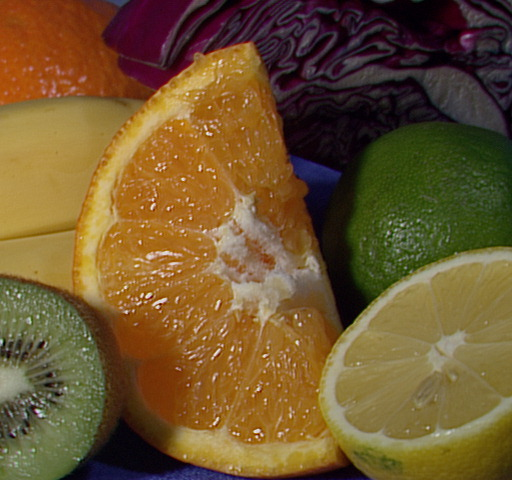
//> input picture CLUSTERING-OHLANDER/Images/fruits.jpg, 512 x 480 px
$ ./CannyEdgeDetector ../CLUSTERING-OHLANDER/Images/fruits.jpg   (built with g++ and OpenCV 4)
//> lines starting //> are read from the running program, lines starting //| are printed output that depends on the picture
#include <iostream>
#include <cstdio>
#include <opencv2/opencv.hpp>
#include <math.h>

using namespace std;
using namespace cv;

Mat GaussianFilter(Mat& src, int size, int sigma);
Mat SobelApplication(Mat& src, int kernelSize);
Mat Thresholding(Mat& src, int maxG);

// Primo passo per l'algoritmo di Canny: Soppressione del rumore dell'immagine
// con un filtro, in questo caso usiamo il filtro Gaussiano.
Mat GaussianFilter(Mat& src, int size, int sigma) {
    // La prima matrice è la maschera Gaussiana da applicare all'immagine
    // per mezzo di convoluzione. La seconda matrice è l'immagine risultante
    // dall'operazione di applicazione del filtro Gaussiano.
    Mat kernel = Mat_<double>(size, size);
    Mat result = Mat(src.rows, src.cols, src.type());

    // Vengono calcolati il limite sinistro e quello di destro per poter
    // calcolare il kernel Gaussiano.
    int leftLimit = floor((kernel.rows/2)*(-1));
    int rightLimit = floor((kernel.cols/2)*(1));

    double summary = 0.0;
    double sum = 0.0;
    double pix = 0.0;

    double multConstant = 1/exp(-(pow(leftLimit, 2) + pow(leftLimit, 2)) / (2*pow(sigma,2)));

    // I due cicli for annidati permettono di calcolare la maschera da
    // applicare all'immagine e permette di calcolare la somma di tutti
    // gli elementi che compongono tale maschera. Il risultato di questa
    // operazione non è normalizzato.
    for(int i = leftLimit; i <= rightLimit; i++) {
        for(int j = leftLimit; j <= rightLimit; j++) {
            pix = exp(-(pow(i, 2) + pow(j, 2)) / (2*pow(sigma,2)));
            kernel.at<double>(i+rightLimit, j+rightLimit) = cvRound(pix * multConstant);
            sum += kernel.at<double>(i+rightLimit, j+rightLimit);
        }
    }

    // Per poter normalizzare il risultato dell'operazione allora ogni
    // elemento che compone il kernel deve essere rapportato alla
    // somma di tutti gli elementi della maschera.
    for(int i = 0; i < kernel.rows; i++) {
        for(int j = 0; j < kernel.cols; j++) {
            kernel.at<double>(i, j) /= sum;
        }
    }

    // La convoluzione è molto pesante dal punto di vista computazionale,
    // per cui di solito si sceglie di operare con degli array piuttosto
    // che con una matrice (non è questo il caso). I primi due cicli for
    // annidati scorrono sull'immagine di partenza fino ad un limite massimo
    // definito dalla grandezza della maschera, questo per non sforare i
    // limiti della matrice che definisce l'immagine di partenza.
    for(int i = 0; i <= src.rows-kernel.rows; i++) {
        for(int j = 0; j <= src.cols-kernel.cols; j++) {

            // I cicli for annidati più interni lavorano sulla maschera (kernel) e
            // scorrono dall'inizio fino alla fine della matrice del kernel.
            // L'operazione svolta all'interno dei due cicli for è quella di ottenere
            // la somma di tutti gli elementi della matrice dell'immagine inquadrati
            // nella maschera kernel, moltiplicati con i corrispettivi elementi del
            // kernel stesso.
            for(int x = 0; x < kernel.rows; x++) {
                for(int y = 0; y < kernel.cols; y++) {
                    summary += static_cast<double>(src.at<uchar>(x+i, y+j)) * kernel.at<double>(x, y);
                }
            }

            // Al termine dei due cicli for interni si assegna il valore della sommatoria
            // al pixel centrale della porzione di immagine inquadrata dalla maschera. Ed
            // ovviamente si riporta la sommatoria a 0.
            result.at<uchar>(i+1, j+1) = static_cast<uchar>((summary));
            summary = 0.0;

        }
    }

    // Alla fine si restituisce l'immagine risultante.
    return result;
}

Mat SobelApplication(Mat& src, int kernelSize) {
    // Volendo applicare il filtro di Sobel, allora bisogna creare prima di
    // tutto le due matrici per poter calcolare il gradiente in ognuno dei
    // pixel dell'immagine.
    Mat sobelX = (Mat_<int>(3, 3) << -1, 0, 1, -2, 0, 2, -1, 0, 1);
    Mat sobelY = (Mat_<int>(3, 3) << 1, 2, 1, 0, 0, 0, -1, -2, -1);

    // Dichiariamo alcune variabili necessarie al corretto funzionamento
    // dell'algoritmo.
    double modG = 0.0;
    double arcG = 0.0;
    double sumX = 0.0;
    double sumY = 0.0;
    double dirG = 0.0;
    double maxG = 0.0;

    // La prima matrice riguarda tutte le direzioni dei gradienti calcolati,
    // mentre la seconda matrice riguarda la magnitudine di ogni pixel. Ognuna
    // delle due matrici ha le stesse dimensioni dell'immagine originale, ed
    // è dello stesso tipo.
    Mat gradDirections = Mat(src.rows, src.cols, src.type());
    Mat gradModules = Mat(src.rows, src.cols, src.type());

    // Applicare Sobel all'immagine significa applicare la maschera, sia X che
    // Y per convoluzione. Cioè, si moltiplicano gli elementi della matrice
    // inquadrati dalla maschera con gli elementi della maschera stessi, e poi
    // si sommano per ottenere un unico numero. Dobbiamo stare attenti ai bordi
    // dell'immagine, ed infatti la maschera non deve andare oltre le dimensioni
    // dell'immagine stessa.
    for(int i = 0; i < src.rows-3; i++) {
        for(int j = 0; j < src.cols-3; j++) {

            for(int x = 0; x < sobelX.rows; x++) {
                for(int y = 0; y < sobelX.rows; y++) {
                    sumX += static_cast<double>(static_cast<int>(src.at<uchar>(x+i, y+j)) * sobelX.at<int>(x, y));
                    sumY += static_cast<double>(static_cast<int>(src.at<uchar>(x+i, y+j)) * sobelY.at<int>(x, y));
                }
            }

            // L'intensità del pixel viene calcolata come la somma dei
            // valori assoluti ottenuti dai cicli for più interni. Mentre
            // l'angolo della direzione viene calcolato attraverso
            // l'arcotangente del rapporto tra le due somme.
			sumX = abs(sumX);
			sumY = abs(sumY);
			modG = sumX + sumY;
			arcG = atan2(sumY, sumX);
			dirG = arcG*180/M_PI;

            // Ci occorre conoscere l'intensità massima dei pixel per le successive
            // elaborazioni, ed in particolare per la fase finale.
			if(modG > maxG) {
				maxG = modG;
			}

            // Dobbiamo stabilizzare il valore del pixel nel caso in cui esso
            // eccede il valore 255, oppure contestualmente è minore di 0.
			modG = modG > 255? 255: modG < 0? 0: modG;

            // Dobbiamo stabilizzare, e quindi normalizzare anche la direzione
            // del gradiente calcolata, nel caso in cui essa superi i 180 gradi o
            // sia minore di 0.
            if(dirG > 180) {
				while(dirG > 180) dirG -= 180;
			} else if(dirG < 0) {
				while(dirG < 0) dirG += 180;
			}

            // Dobbiamo verificare che la direzione del gradiente rientri in uno di
            // questi quattro casi, perchè potrebbe appartenere ad un bordo che va
            // in orizzontale, uno che va in verticale, uno che va in obliquo positivo
            // e uno che va in obliquo negativo. Questo è un processo approssimativo.
            if((dirG >= 0 && dirG < 22.5) || (dirG >= 157.5 && dirG <= 180)) {
                // Caso studiato::Orizzontale.
                dirG = 0;
            } else if(dirG >= 22.5 && dirG < 67.5) {
                // Caso studiato::Obliguo.
                // Da destra verso sinistra.
                dirG = 45;
            } else if(dirG >= 67.5 && dirG < 112.5) {
                // Caso studiato::Verticale.
                dirG = 90;
            } else if(dirG >= 112.5 && dirG < 157.5) {
                // Caso studiato::Obliquo.
                // Da sinistra verso destra.
                dirG = 135;
            }

            // Gli elementi calcolati vengono poi inseriti all'interno delle matrici
            // che sono state create appositamente per contenerli.
            gradDirections.at<uchar>(i, j) = dirG;
            gradModules.at<uchar>(i, j) = modG;

            // Si riportano i valori delle variabili a 0 per la prossima iterazione.
            sumX = 0.0;
            sumY = 0.0;
            modG = 0.0;
            arcG = 0.0;
            dirG = 0.0;

        }
    }

    // Un pixel fa parte di un contorno se esso ha intensità massima rispetto ai suoi vicini
    // più prossimi, quindi i pixel che si trovano a nord, a sud, a est, a ovest, oppure a
    // nord-ovest, nord-est, sud-est, sud-ovest. Questi corrispondono ai quattro casi possibili.
    // Per evitare di sforare la matrice dell'immagine si deve creare una nuova immagine con uno
    // spessore (pad) in modo tale che i pixel sui bordi abbiano i vicini più prossimi pari a 0.
    // Le dimensioni delle due nuove matrici quindi saranno pari a quelle delle matrici precedenti
    // con l'aggiunta del pad.
    int pad = floor(kernelSize/2);
    Mat paddedModules = Mat(gradModules.rows+pad, gradModules.cols+pad, gradModules.type());
    Mat paddedDirections = Mat(gradDirections.rows+pad, gradDirections.cols+pad, gradDirections.type());

    // Gli elementi delle due matrici vengono copiati all'interno delle due nuove matrici, facendo
    // attenzione ad inserirli in modo tale che vi sia un bordo di elementi pari a 0 su ogni lato
    // delle matrici, per poter effettuare i controlli successivi.
    for(int i = 0; i < gradModules.rows; i++) {
        for(int j = 0; j < gradModules.cols; j++) {
            paddedModules.at<uchar>(i+1, j+1) = gradModules.at<uchar>(i, j);
            paddedDirections.at<uchar>(i+1, j+1) = gradDirections.at<uchar>(i, j);
        }
    }

    // I due cicli for procedono sulla matrice con il pad. Ad ogni iterazione del ciclo più interno
    // si estrapolano i pixel più prossimi al pixel corrente, oltre che la sua direzione.
    for(int i = (pad-1); i < paddedModules.rows-(pad-1); i++) {
        for(int j = (pad-1); j < paddedModules.cols-(pad-1); j++) {
            int nord = paddedModules.at<uchar>(i-1, j);
            int sud = paddedModules.at<uchar>(i+1, j);
            int est = paddedModules.at<uchar>(i, j+1);
            int ovest = paddedModules.at<uchar>(i, j-1);
            int nest = paddedModules.at<uchar>(i-1, j+1);
            int sest = paddedModules.at<uchar>(i+1, j+1);
            int sovest = paddedModules.at<uchar>(i+1, j-1);
            int novest = paddedModules.at<uchar>(i-1, j-1);

            int currentDirection = paddedDirections.at<uchar>(i, j);
            int currentModules = paddedModules.at<uchar>(i, j);

            // Se il valore del pixel che teniamo in considerazione
            // è minore del valore dei pixel vicini, allora non deve
            // essere considerato come bordo dell'immagine. Significa
            // che l'intensità del pixel non è quella massima, quindi
            // deve essere soppressa.
            if(currentDirection == 0) {
                // Caso studiato::Orizzontale.
                if(currentModules < est || currentModules < ovest) {
                    paddedModules.at<uchar>(i, j) = 0;
                }
            } else if(currentDirection == 90) {
                // Caso studiato::Verticale.
                if(currentModules < nord || currentModules < sud) {
                    paddedModules.at<uchar>(i, j) = 0;
                }
            } else if(currentDirection == 45) {
                // Caso studiato::Obliquo.
                if(currentModules < novest || currentModules < sest) {
                    paddedModules.at<uchar>(i, j) = 0;
                }
            } else if(currentDirection == 135) {
                // Caso studiato::Obliquo.
                if(currentModules < nest || currentModules < sovest) {
                    paddedModules.at<uchar>(i, j) = 0;
                }
            }
        }
    }

    // La fase finale dell'algoritmo consiste nel fare il threshold
    // sull'immagine ottenuta dall'operazione di Sobel. La funzione
    // quindi prende in input la matrice delle intensità dei pixel
    // dell'immagine e l'intensità massima.
    Mat thresholding = Thresholding(paddedModules, maxG);

    // Si restituisce il risultato finale delle operazioni.
    return thresholding;
}

Mat Thresholding(Mat& src, int maxG) {
    Mat resultImage = Mat(src.rows, src.cols, src.type());

    // Ci occorrono le due soglie per effettuare l'ultima operazione
    // dell'algoritmo, vengono calcolate entrambe considerando l'intensità
    // massima dei pixel dell'immagine.
    int tLow = cvRound(maxG*0.05);
    int tHigh = cvRound(maxG*0.1);

    // I cicli for annidati sono scorrono sull'immagine data in input
    // per poter verificare pixel per pixel se rispettano i vincoli
    // imposti, ossia che l'intensità del pixel corrente sia maggiore
    // della soglia tHigh, se non supera questa soglia, allora deve
    // essere almeno superiore a tLow e sarà considerato solo se supera
    // la soglia tLow e sia collegato ad un pixel del primo tipo.
    for(int i = 0; i < resultImage.rows; i++) {
        for(int j = 0; j < resultImage.cols; j++) {
            if(src.at<uchar>(i, j) > tHigh) {
                resultImage.at<uchar>(i, j) = 255;
            } else if(src.at<uchar>(i, j) < tLow) {
                resultImage.at<uchar>(i, j) = 0;
            } else if(src.at<uchar>(i, j) <= tHigh && src.at<uchar>(i, j) >= tLow) {
                // Il flag booleano ci dirà se il pixel deve essere considerato come
                // bordo oppure no.
                bool canCheck = false;

                // [13 lines of commented-out code are left out]
                int nord = src.at<uchar>(i-1, j);
                int sud = src.at<uchar>(i+1, j);
                int est = src.at<uchar>(i, j+1);
                int ovest = src.at<uchar>(i, j-1);
                int nest = src.at<uchar>(i-1, j+1);
                int sest = src.at<uchar>(i+1, j+1);
                int sovest = src.at<uchar>(i+1, j-1);
                int novest = src.at<uchar>(i-1, j-1);

                // Se uno di questi è un pixel che rispetta la prima condizione allora può essere
                // considerato come un bordo dell'immagine.
                if(nord > tHigh || sud > tHigh || est > tHigh || ovest > tHigh || nest > tHigh || sest > tHigh || sovest > tHigh || novest > tHigh) {
                    canCheck = true;
                }

                // Se il flag è true, allora viene considerato. Altrimenti
                // semplicemente viene ignorato.
                if(canCheck) {
                    resultImage.at<uchar>(i, j) = 255;
                } else {
                    resultImage.at<uchar>(i, j) = 0;
                }
            }
        }
    }

    // Alla fine si restituisce il risultato finale.
    return resultImage;
}

int main(int argc, char *argv[]) {
    // Si prende in input l'immagine iniziale sulla quale applicare l'algoritmo
    // di Canny Edge Detector.
    string inputFile = argv[1];
    Mat inputImage = imread(inputFile, IMREAD_GRAYSCALE);
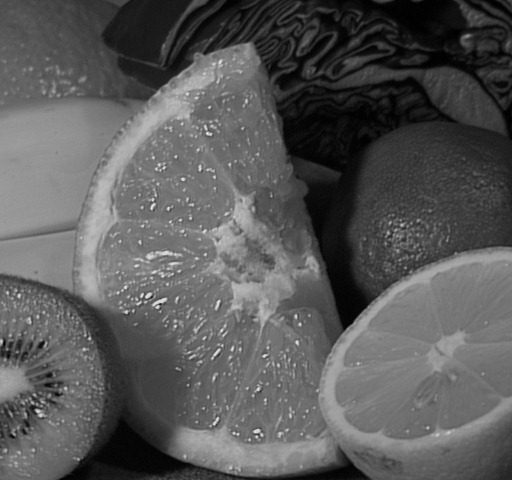
//> inputImage: 480 rows x 512 cols, CV_8UC1; min 0, max 238, mean 88.7

    // Utilizzo della funzione di soppressione del rumore con filtro
    // Gaussiano scritta da capo.
    Mat gaussianFilter = GaussianFilter(inputImage, 3, 3);
//> after the loop in GaussianFilter, `for(int i = 0; i <= src.rows-kernel.rows; i++)`: summary = 0

    // Per un confronto, utilizzo della funzione di soppressione del rumore
    // con filtro Gaussiano di OpenCv.
    Mat workGBlur = Mat(inputImage);
    workGBlur = inputImage.clone();
    cv::GaussianBlur(inputImage, workGBlur, cv::Size(3, 3), 3);

    // Utilizzo della funzione di applicazione del filtro di Sobel,
    // oltre che l'applicazione del threshold sul risultato finale.
    Mat sobelApplication = SobelApplication(gaussianFilter, 3);
//> after the loop in SobelApplication, `for(int i = 0; i < src.rows-3; i++)`:
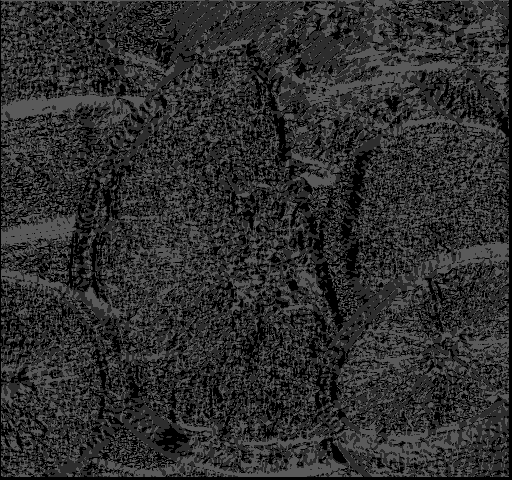
//> gradDirections: 480 rows x 512 cols, CV_8UC1; min 0, max 90, mean 46
//> after the loop in SobelApplication, `for(int i = 0; i < src.rows-3; i++)`:
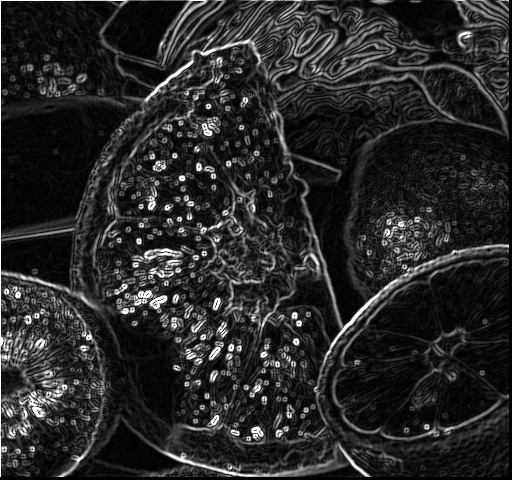
//> gradModules: 480 rows x 512 cols, CV_8UC1; min 0, max 255, mean 40.7
//> after the loop in SobelApplication, `for(int i = 0; i < src.rows-3; i++)`: maxG = 662
//> after the loop in SobelApplication, `for(int i = 0; i < gradModules.rows; i++)`:
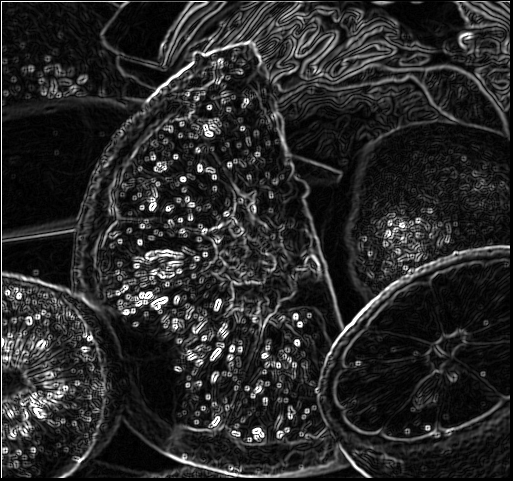
//> paddedModules: 481 rows x 513 cols, CV_8UC1; min 0, max 255, mean 40.5
//> after the loop in SobelApplication, `for(int i = 0; i < gradModules.rows; i++)`:
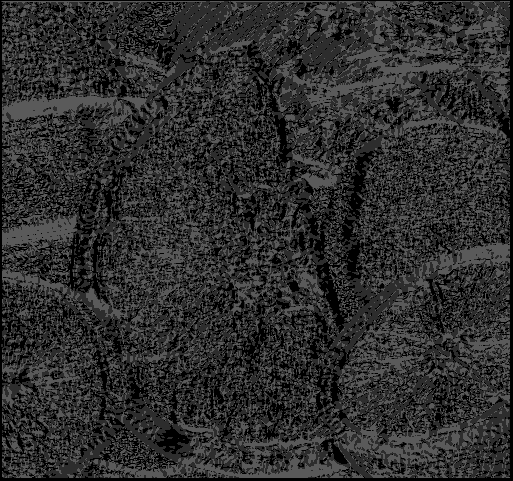
//> paddedDirections: 481 rows x 513 cols, CV_8UC1; min 0, max 90, mean 45.8
//> after the loop in SobelApplication, `for(int i = (pad-1); i < paddedModules.rows-(pad-1); i++)`:
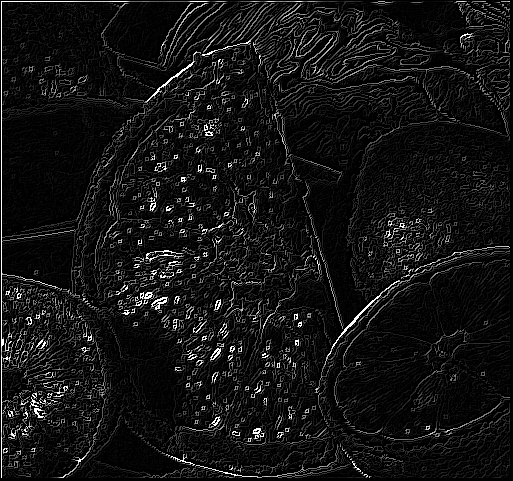
//> paddedModules: 481 rows x 513 cols, CV_8UC1; min 0, max 255, mean 19.6
//> in Thresholding, `int tLow = cvRound(maxG*0.05);`: tLow = 33
//> in Thresholding, `int tHigh = cvRound(maxG*0.1);`: tHigh = 66
//> after the loop in Thresholding, `for(int i = 0; i < resultImage.rows; i++)`:
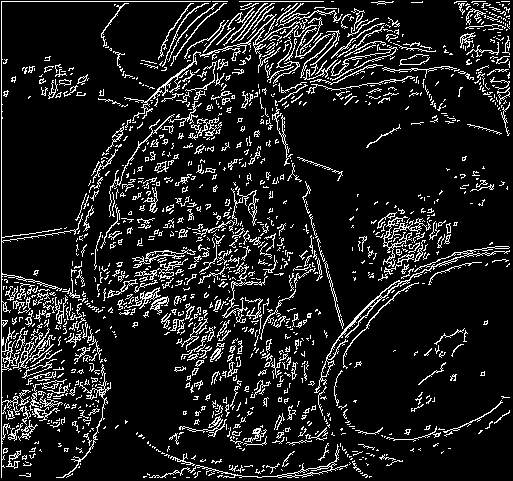
//> resultImage: 481 rows x 513 cols, CV_8UC1; 11.9% white in thin lines or dots

    // Si mostrano i risultati di ogni passo in apposite finestre.
    namedWindow("Original Image", WINDOW_AUTOSIZE);
    imshow("Original Image", inputImage);

    namedWindow("Custom Gauss", WINDOW_AUTOSIZE);
    imshow("Custom Gauss", gaussianFilter);

    namedWindow("OpenCV Gauss", WINDOW_AUTOSIZE);
    imshow("OpenCV Gauss", workGBlur);

    namedWindow("Custom Sobel Application", WINDOW_AUTOSIZE);
    imshow("Custom Sobel Application", sobelApplication);

    waitKey(0);

    return 0;
}

$ run again, on CLUSTERING-OHLANDER/Images/test.jpeg
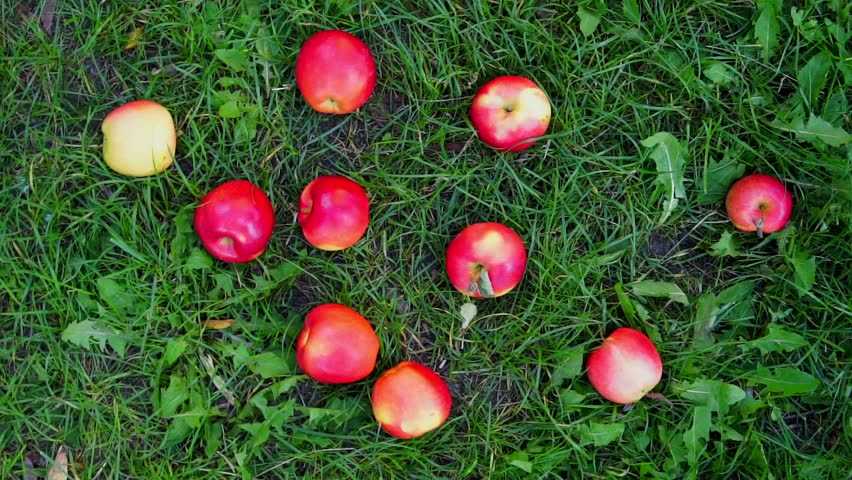
//> input picture CLUSTERING-OHLANDER/Images/test.jpeg, 852 x 480 px
//> after the loop in GaussianFilter, `for(int i = 0; i <= src.rows-kernel.rows; i++)`: summary = 0
//> after the loop in SobelApplication, `for(int i = 0; i < src.rows-3; i++)`: maxG = 662
//> after the loop in SobelApplication, `for(int i = (pad-1); i < paddedModules.rows-(pad-1); i++)`:
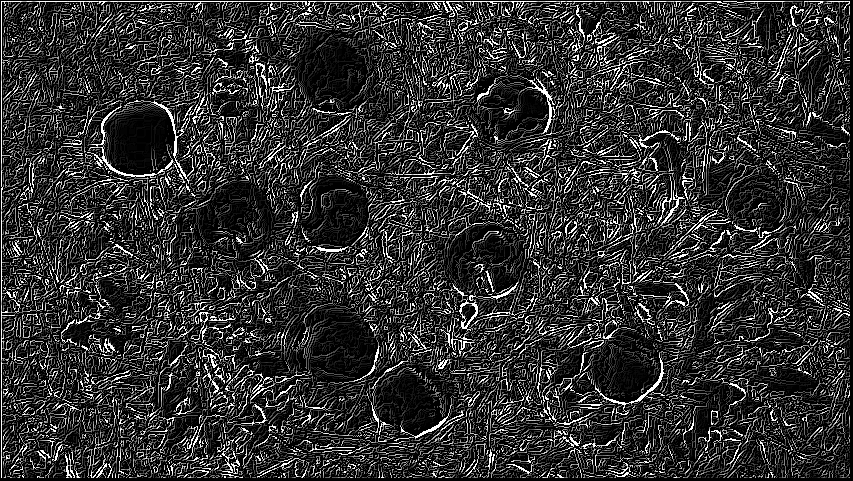
//> paddedModules: 481 rows x 853 cols, CV_8UC1; min 0, max 255, mean 48.9
//> tLow = 33
//> tHigh = 66
//> after the loop in Thresholding, `for(int i = 0; i < resultImage.rows; i++)`:
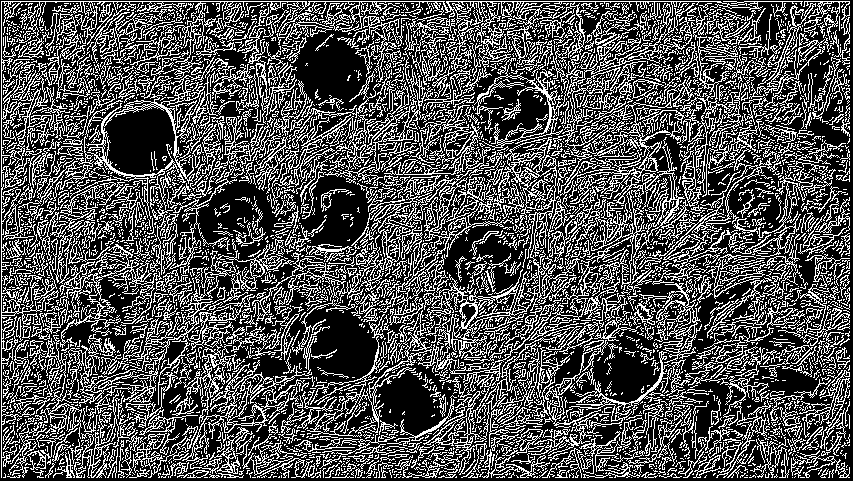
//> resultImage: 481 rows x 853 cols, CV_8UC1; 31.9% white in thin lines or dots
